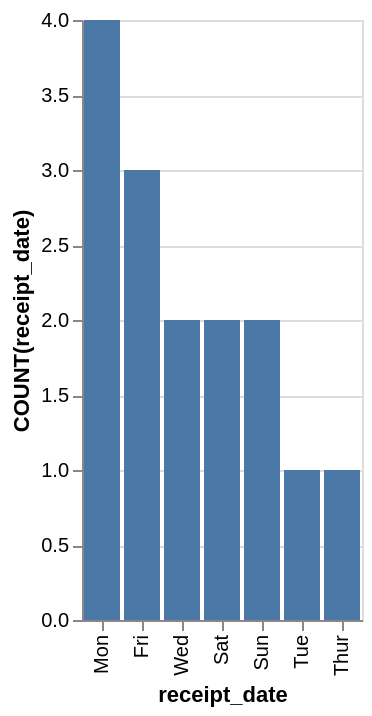

Specify this chart in Vega-Lite:
### Vega-Lite specification from a JSON file in a GitHub repository (floating-point values rounded to 4 significant figures)
{"data": {"values": [{"x_data": "Mon", "y_data": 4}, {"x_data": "Tue", "y_data": 1}, {"x_data": "Wed", "y_data": 2}, {"x_data": "Thur", "y_data": 1}, {"x_data": "Fri", "y_data": 3}, {"x_data": "Sat", "y_data": 2}, {"x_data": "Sun", "y_data": 2}]}, "mark": "bar", "encoding": {"x": {"field": "x_data", "type": "nominal", "title": "receipt_date", "sort": {"op": "sum", "field": "y_data", "order": "descending"}}, "y": {"field": "y_data", "type": "quantitative", "title": "COUNT(receipt_date)"}}}
